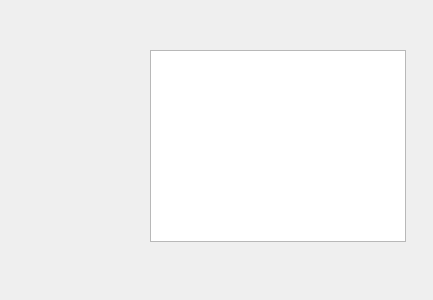
<?xml version="1.0" encoding="UTF-8"?>
<ui version="4.0">
 <class>Dialog</class>
 <widget class="QDialog" name="Dialog">
  <property name="geometry">
   <rect>
    <x>0</x>
    <y>0</y>
    <width>433</width>
    <height>300</height>
   </rect>
  </property>
  <property name="windowTitle">
   <string>Dialog</string>
  </property>
  <widget class="QLabel" name="d1">
   <property name="geometry">
    <rect>
     <x>210</x>
     <y>120</y>
     <width>67</width>
     <height>17</height>
    </rect>
   </property>
   <property name="text">
    <string/>
   </property>
  </widget>
  <widget class="QListWidget" name="listWidget">
   <property name="geometry">
    <rect>
     <x>150</x>
     <y>50</y>
     <width>256</width>
     <height>192</height>
    </rect>
   </property>
  </widget>
 </widget>
 <resources/>
 <connections/>
</ui>
